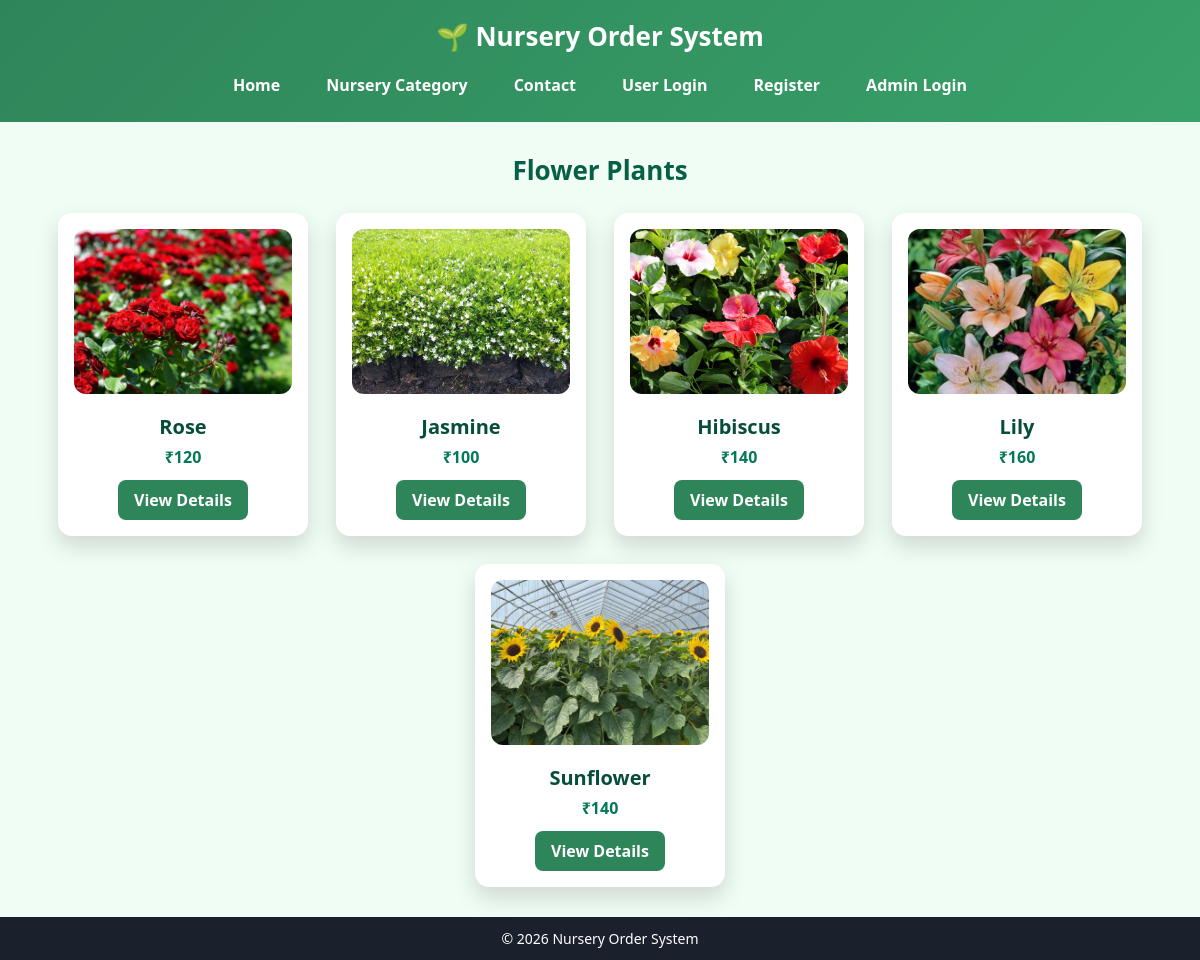
The page /plants/flower on the database its author committed.
### tables this page shows
CREATE TABLE plants (
    id INTEGER PRIMARY KEY AUTOINCREMENT,
    category TEXT,
    name TEXT,
    price INTEGER,
    image TEXT,
    description TEXT
);

### app.py (the view)
@app.route("/plants/<category>")
def plants(category):
    con = db()
    cur = con.cursor()
    cur.execute("SELECT * FROM plants WHERE category=?", (category,))
    data = cur.fetchall()
    con.close()
    return render_template("plants.html", plants=data, category=category)

### app.py (called while the page is built)
def db():
    return sqlite3.connect("database.db")

### templates/plants.html
{% extends "base.html" %}
{% block content %}
<link rel="stylesheet" href="{{ url_for('static', filename='plant.css') }}">
<h2>{{ category|capitalize }} Plants</h2>
<div class="cards">
    {% for p in plants %}
    <div class="card">
        <img src="/static/images/{{ p[4] }}">
        <h3>{{ p[2] }}</h3>
        <p>₹{{ p[3] }}</p>
        <a href="/plant/{{ p[0] }}">View Details</a>
    </div>
    {% endfor %}
</div>
{% endblock %}

### static/style.css (style rules this page uses)
* { margin: 0; padding: 0; box-sizing: border-box; font-family: "Segoe UI", Arial, sans-serif; }
body { background: #f0fdf4; min-height: 100vh; display: flex; flex-direction: column; }
h2 { text-align: center; margin-bottom: 20px; }

### static/plant.css (style rules this page uses)
h2 { text-align: center; margin-bottom: 25px; color: #065f46; font-size: 26px; }
.cards { display: flex; justify-content: center; gap: 28px; flex-wrap: wrap; }
.card { background: white; width: 250px; padding: 16px; border-radius: 14px; text-align: center; box-shadow: 0 10px 22px rgba(0, 0, 0, 0.15); transition: transform 0.3s ease, box-shadow 0.3s ease; }
.card img { width: 100%; height: 165px; object-fit: cover; border-radius: 12px; }
.card h3 { margin: 14px 0 6px; font-size: 20px; color: #064e3b; }
.card p { font-size: 16px; font-weight: bold; color: #047857; margin-bottom: 12px; }
.card a { display: inline-block; padding: 9px 16px; background: #2f855a; color: white; text-decoration: none; border-radius: 8px; font-weight: 600; transition: background 0.3s; }

### rows shown on the page
plants: image (picture), name "Rose", price "120"
plants: image (picture), name "Jasmine", price "100"
plants: image (picture), name "Hibiscus", price "140"
plants: image (picture), name "Lily", price "160"
plants: image (picture), name "Sunflower", price "140"

### other values the page prints
{{ category|capitalize }} "Flower"
